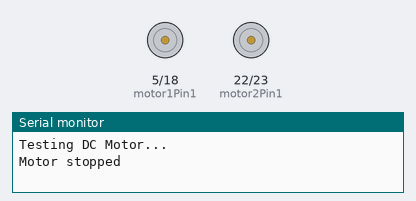
A sketch run on a simulated ESP32. Parts: motor-driver pin pairs drawn as motors (green arrow = first pin HIGH = forward, orange = second pin HIGH = backward, longer = more drive, scaled by the enable pin), the last lines printed to the serial monitor.

Above: at 0.5 s.
At 1.5 s:
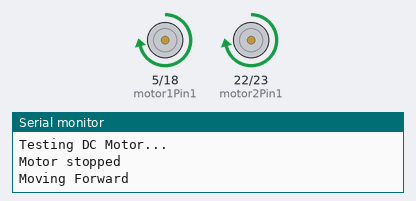
At 3.5 s:
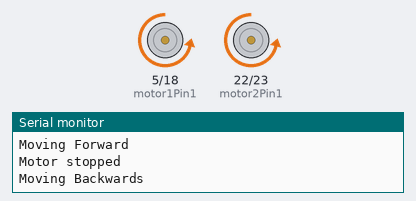
Timing chart, 0 to 5.2 s (numbered marks = the images above):
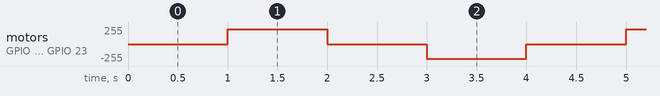

The sketch:

l298n_motor_control.ino
```cpp
int motor1Pin1 = 5;
int motor1Pin2 = 18;
int enable1Pin = 4;

int motor2Pin1 = 22;
int motor2Pin2 = 23;
int enable2Pin = 19;

// Setting PWM properties
const int freq = 30000;
const int pwmChannel = 0;
const int resolution = 8;
int dutyCycle = 200;

void setup() {
  // sets the pins as outputs:
  pinMode(motor1Pin1, OUTPUT);
  pinMode(motor1Pin2, OUTPUT);
  pinMode(enable1Pin, OUTPUT);

  pinMode(motor2Pin1, OUTPUT);
  pinMode(motor2Pin2, OUTPUT);
  pinMode(enable2Pin, OUTPUT);

  // configure LED PWM functionalitites
  ledcSetup(pwmChannel, freq, resolution);

  // attach the channel to the GPIO to be controlled
  ledcAttachPin(enable1Pin, pwmChannel);
  ledcAttachPin(enable2Pin, pwmChannel);

  Serial.begin(115200);

  // testing
  Serial.print("Testing DC Motor...\n");
}

void loop() {
//  // Move the DC motor forward at maximum speed
//  Serial.println("Moving Forward");
//  digitalWrite(motor1Pin1, LOW);
//  digitalWrite(motor1Pin2, HIGH);
//  delay(2000);
//
//  // Stop the DC motor
//  Serial.println("Motor stopped");
//  digitalWrite(motor1Pin1, LOW);
//  digitalWrite(motor1Pin2, LOW);
//  delay(1000);
//
//  // Move DC motor backwards at maximum speed
//  Serial.println("Moving Backwards");
//  digitalWrite(motor1Pin1, HIGH);
//  digitalWrite(motor1Pin2, LOW);
//  delay(2000);

  // Stop the DC motor
//  Serial.println("Motor stopped");
  digitalWrite(motor1Pin1, LOW);
  digitalWrite(motor1Pin2, LOW);
  digitalWrite(motor2Pin1, LOW);
  digitalWrite(motor2Pin2, LOW);
  Serial.println("Motor stopped");
  delay(1000);

  // Move DC motor forward with increasing speed
//  digitalWrite(motor1Pin1, HIGH);
//  digitalWrite(motor1Pin2, LOW);
//  while (dutyCycle <= 255){
//    ledcWrite(pwmChannel, dutyCycle);
//    Serial.print("Forward with duty cycle: ");
//    Serial.println(dutyCycle);
//    dutyCycle = dutyCycle + 5;
//    delay(500);
//  }
  dutyCycle = 220;

  digitalWrite(motor1Pin1, HIGH);
  digitalWrite(motor1Pin2, LOW);
  digitalWrite(motor2Pin1, HIGH);
  digitalWrite(motor2Pin2, LOW);
  ledcWrite(pwmChannel, dutyCycle);
  Serial.println("Moving Forward");
  delay(1000);

  // Stop the DC motor
  digitalWrite(motor1Pin1, LOW);
  digitalWrite(motor1Pin2, LOW);
  digitalWrite(motor2Pin1, LOW);
  digitalWrite(motor2Pin2, LOW);
  Serial.println("Motor stopped");
  delay(1000);

  digitalWrite(motor1Pin1, LOW);
  digitalWrite(motor1Pin2, HIGH);
  digitalWrite(motor2Pin1, LOW);
  digitalWrite(motor2Pin2, HIGH);
  ledcWrite(pwmChannel, dutyCycle);
  Serial.println("Moving Backwards");
  delay(1000);

}
```

Measured:
- by itself, motor on GPIO 5 (motor1Pin1) / GPIO 18 (motor1Pin2), motor on GPIO 22 (motor2Pin1) / GPIO 23 (motor2Pin2): repeats every 4.0 s: stopped 1.0 s, backward 219/255 1.0 s, stopped 1.0 s, forward 219/255 1.0 s
